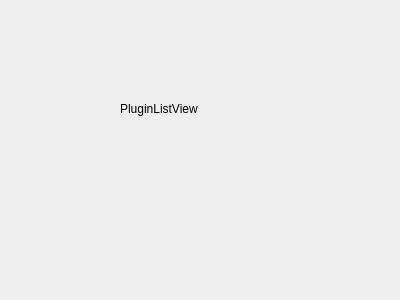
<?xml version="1.0" encoding="UTF-8"?>
<ui version="4.0">
 <class>PluginListView</class>
 <widget class="QWidget" name="PluginListView">
  <property name="geometry">
   <rect>
    <x>0</x>
    <y>0</y>
    <width>400</width>
    <height>300</height>
   </rect>
  </property>
  <property name="windowTitle">
   <string>Form</string>
  </property>
  <widget class="QLabel" name="label">
   <property name="geometry">
    <rect>
     <x>120</x>
     <y>100</y>
     <width>151</width>
     <height>18</height>
    </rect>
   </property>
   <property name="text">
    <string>PluginListView</string>
   </property>
  </widget>
 </widget>
 <resources/>
 <connections/>
</ui>
